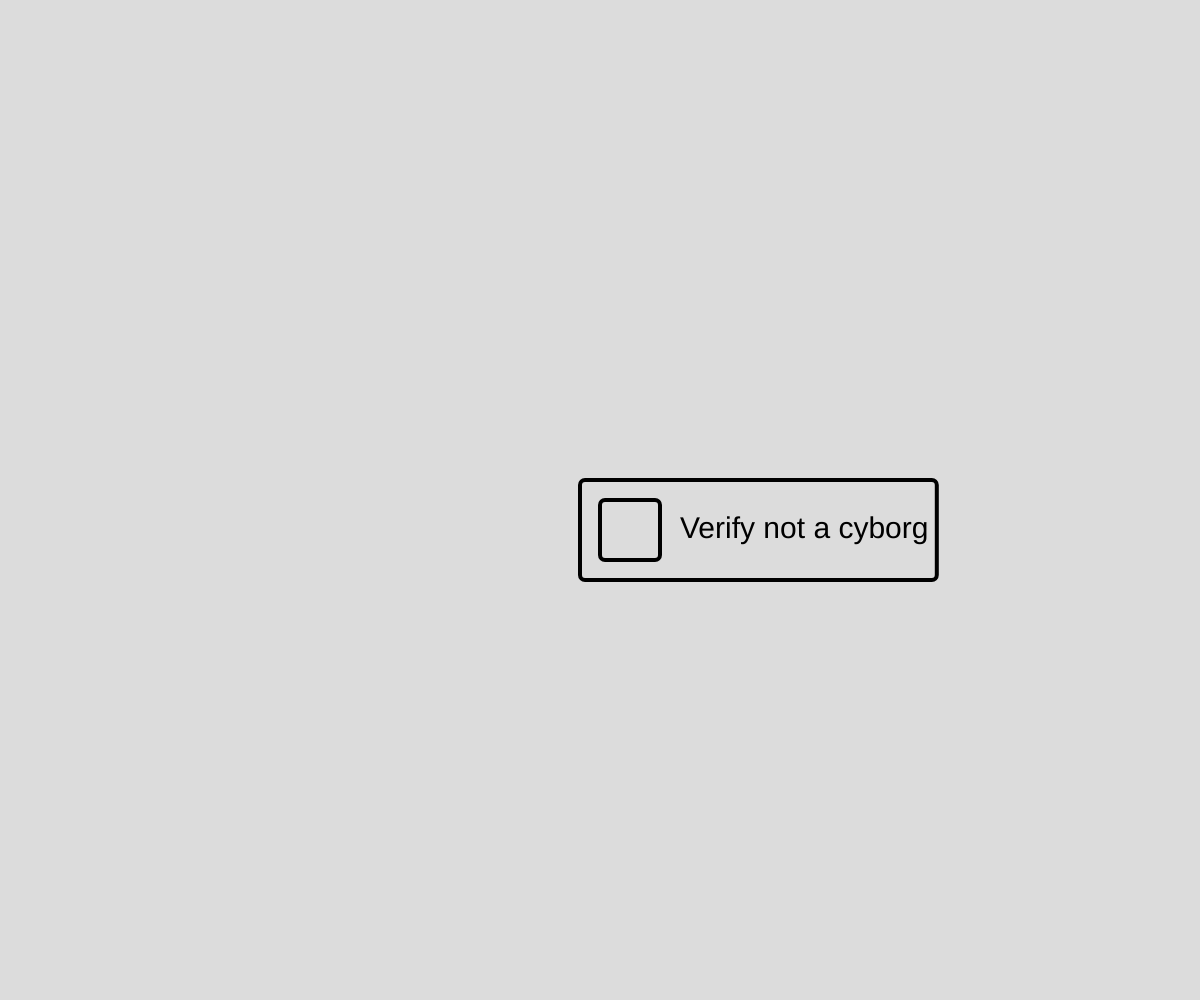
Frame 1 (no input)
Frame 60 (no input): identical to frame 1, image omitted
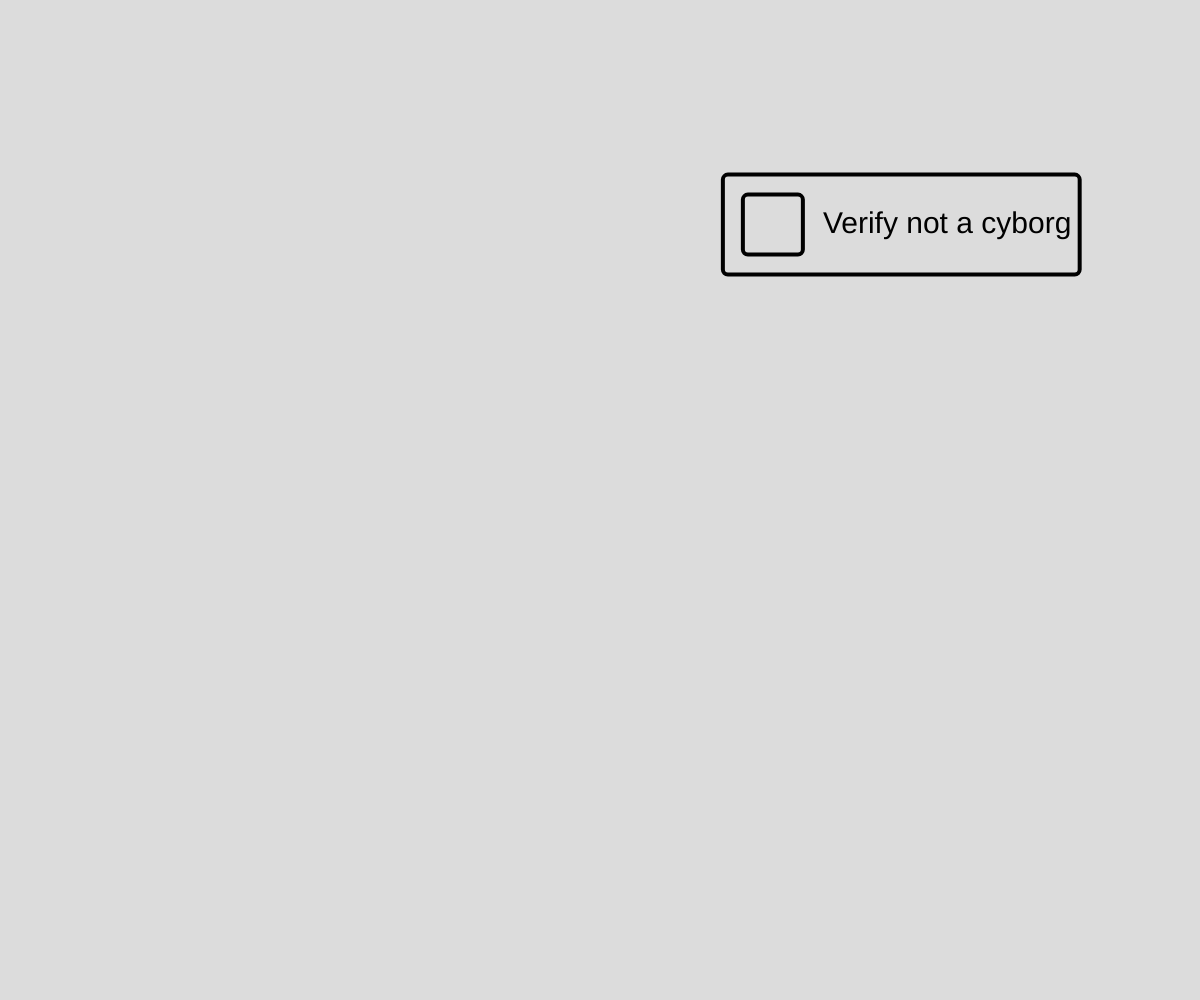
Frame 120 (the mouse pressed at the canvas centre since frame 60)

The p5.js sketch that drew these frames (run headless with seeded random() and noise() and a simulated clock; from frame 60 on, the mouse is pressed at the canvas centre):

// p5.js sketch
// ── sketch.js
let checkboxX, checkboxY;
let boxX, boxY, boxWidth, boxHeight;

function setup() {
  createCanvas(windowWidth, windowHeight);
  pixelDensity(1);
  textSize(30);
  textAlign(LEFT, CENTER);
  noFill();
  checkboxX = width / 2;
  checkboxY = height / 2;
}

function draw() {
  background(220);

  // Set the position and dimensions for the box around the checkbox and text
  boxWidth = 60 + textWidth("Verify not a cyborg ") + 40; // Adjust width based on text length
  boxHeight = 60 + 40; // Adjust height for padding

  boxX = checkboxX - 20;
  boxY = checkboxY - 20;

  // Draw the box around the checkbox and text
  stroke(0);
  strokeWeight(4);
  noFill();
  rect(boxX, boxY, boxWidth, boxHeight, 5); // Box with rounded corners

  // Draw styled checkbox inside the box
  rect(checkboxX, checkboxY, 60, 60, 5); // Rounded corners for the checkbox

  // Draw text next to checkbox
  fill(0);
  noStroke();
  text("Verify not a cyborg", checkboxX + 80, checkboxY + 30);

  // If mouse is over the checkbox, move it
  if (
    mouseX > checkboxX - 100 &&
    mouseX < checkboxX + 240 &&
    mouseY > checkboxY - 100 &&
    mouseY < checkboxY + 160
  ) {
    moveCheckbox();
    fill(100, 100, 255);
    text("cyborg!", checkboxX + 40, checkboxY + 45);
  }
}

function moveCheckbox() {
  // Move the checkbox to a new random location within the canvas bounds
  checkboxX = random(100, width - 200);
  checkboxY = random(height - 60);
}
